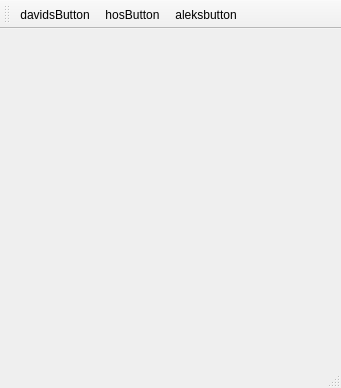
<?xml version="1.0" encoding="UTF-8"?>
<ui version="4.0">
 <class>MainWindow</class>
 <widget class="QMainWindow" name="MainWindow">
  <property name="geometry">
   <rect>
    <x>0</x>
    <y>0</y>
    <width>341</width>
    <height>388</height>
   </rect>
  </property>
  <property name="windowTitle">
   <string>MainWindow</string>
  </property>
  <widget class="QWidget" name="centralWidget"/>
  <widget class="QMenuBar" name="menuBar">
   <property name="geometry">
    <rect>
     <x>0</x>
     <y>0</y>
     <width>341</width>
     <height>25</height>
    </rect>
   </property>
  </widget>
  <widget class="QToolBar" name="mainToolBar">
   <attribute name="toolBarArea">
    <enum>TopToolBarArea</enum>
   </attribute>
   <attribute name="toolBarBreak">
    <bool>false</bool>
   </attribute>
   <addaction name="actiondavidsButton"/>
   <addaction name="actionhosButton"/>
   <addaction name="actionaleksbutton"/>
  </widget>
  <widget class="QStatusBar" name="statusBar"/>
  <action name="actiondavidsButton">
   <property name="icon">
    <iconset resource="icons.qrc">
     <normaloff>:/icons/David_Coe.jpg</normaloff>:/icons/David_Coe.jpg</iconset>
   </property>
   <property name="text">
    <string>davidsButton</string>
   </property>
  </action>
  <action name="actionhosButton">
   <property name="icon">
    <iconset resource="icons.qrc">
     <normaloff>:/icons/ho.jpg</normaloff>:/icons/ho.jpg</iconset>
   </property>
   <property name="text">
    <string>hosButton</string>
   </property>
  </action>
  <action name="actionaleksbutton">
   <property name="icon">
    <iconset resource="icons.qrc">
     <normaloff>:/icons/am.jpg</normaloff>:/icons/am.jpg</iconset>
   </property>
   <property name="text">
    <string>aleksbutton</string>
   </property>
  </action>
 </widget>
 <layoutdefault spacing="6" margin="11"/>
 <resources>
  <include location="icons.qrc"/>
 </resources>
 <connections/>
</ui>
